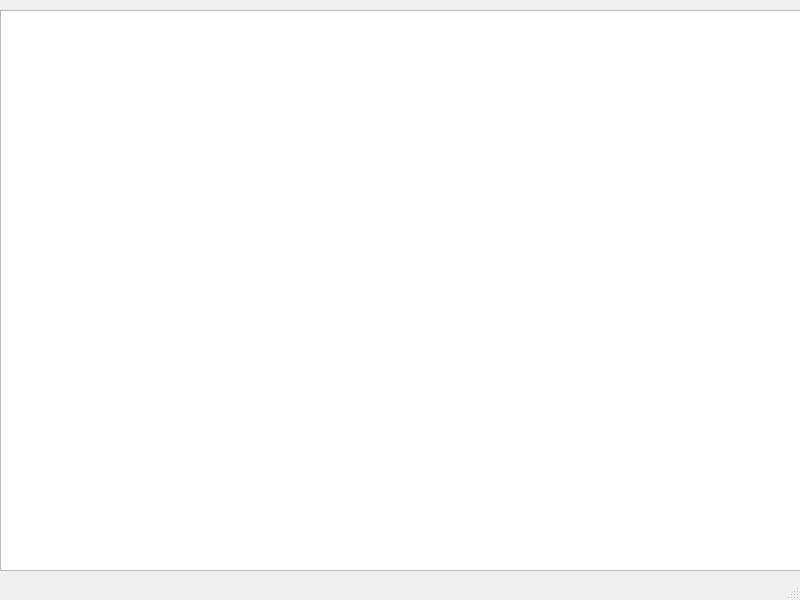
<?xml version="1.0" encoding="UTF-8"?>
<ui version="4.0">
 <class>MainWindow</class>
 <widget class="QMainWindow" name="MainWindow">
  <property name="geometry">
   <rect>
    <x>0</x>
    <y>0</y>
    <width>800</width>
    <height>600</height>
   </rect>
  </property>
  <property name="windowTitle">
   <string>MainWindow</string>
  </property>
  <widget class="QWidget" name="centralwidget">
   <widget class="QColumnView" name="columnView">
    <property name="geometry">
     <rect>
      <x>0</x>
      <y>10</y>
      <width>801</width>
      <height>561</height>
     </rect>
    </property>
   </widget>
  </widget>
  <widget class="QMenuBar" name="menubar">
   <property name="geometry">
    <rect>
     <x>0</x>
     <y>0</y>
     <width>800</width>
     <height>22</height>
    </rect>
   </property>
  </widget>
  <widget class="QStatusBar" name="statusbar"/>
 </widget>
 <resources/>
 <connections/>
</ui>
